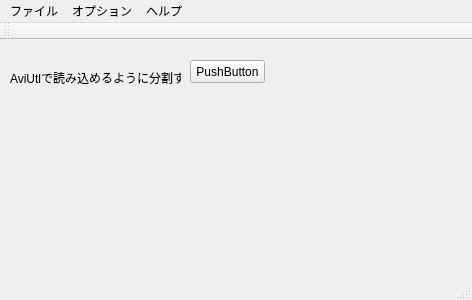
<?xml version="1.0" encoding="UTF-8"?>
<ui version="4.0">
 <class>MainWindow</class>
 <widget class="QMainWindow" name="MainWindow">
  <property name="geometry">
   <rect>
    <x>0</x>
    <y>0</y>
    <width>472</width>
    <height>300</height>
   </rect>
  </property>
  <property name="windowTitle">
   <string>MainWindow</string>
  </property>
  <widget class="QWidget" name="centralWidget">
   <widget class="QLabel" name="label">
    <property name="geometry">
     <rect>
      <x>10</x>
      <y>30</y>
      <width>171</width>
      <height>16</height>
     </rect>
    </property>
    <property name="text">
     <string>AviUtlで読み込めるように分割する</string>
    </property>
   </widget>
   <widget class="QPushButton" name="pushButton">
    <property name="geometry">
     <rect>
      <x>190</x>
      <y>20</y>
      <width>75</width>
      <height>23</height>
     </rect>
    </property>
    <property name="text">
     <string>PushButton</string>
    </property>
   </widget>
  </widget>
  <widget class="QMenuBar" name="menuBar">
   <property name="geometry">
    <rect>
     <x>0</x>
     <y>0</y>
     <width>472</width>
     <height>21</height>
    </rect>
   </property>
   <widget class="QMenu" name="menu_file">
    <property name="title">
     <string>ファイル</string>
    </property>
    <addaction name="menuFileQuit"/>
   </widget>
   <widget class="QMenu" name="menuOption">
    <property name="font">
     <font>
      <family>Yu Gothic</family>
     </font>
    </property>
    <property name="title">
     <string>オプション</string>
    </property>
    <addaction name="menuOptionSetting"/>
   </widget>
   <widget class="QMenu" name="menuHelp">
    <property name="title">
     <string>ヘルプ</string>
    </property>
    <addaction name="menuHelpVersion"/>
   </widget>
   <addaction name="menu_file"/>
   <addaction name="menuOption"/>
   <addaction name="menuHelp"/>
  </widget>
  <widget class="QToolBar" name="mainToolBar">
   <attribute name="toolBarArea">
    <enum>TopToolBarArea</enum>
   </attribute>
   <attribute name="toolBarBreak">
    <bool>false</bool>
   </attribute>
  </widget>
  <widget class="QStatusBar" name="statusBar"/>
  <action name="menuFileQuit">
   <property name="checkable">
    <bool>false</bool>
   </property>
   <property name="text">
    <string>終了</string>
   </property>
   <property name="font">
    <font>
     <family>Yu Gothic</family>
    </font>
   </property>
   <property name="shortcut">
    <string>Ctrl+Q</string>
   </property>
  </action>
  <action name="menuHelpVersion">
   <property name="text">
    <string>バージョン情報</string>
   </property>
  </action>
  <action name="menuOptionSetting">
   <property name="text">
    <string>設定</string>
   </property>
  </action>
 </widget>
 <layoutdefault spacing="6" margin="11"/>
 <resources/>
 <connections/>
</ui>
